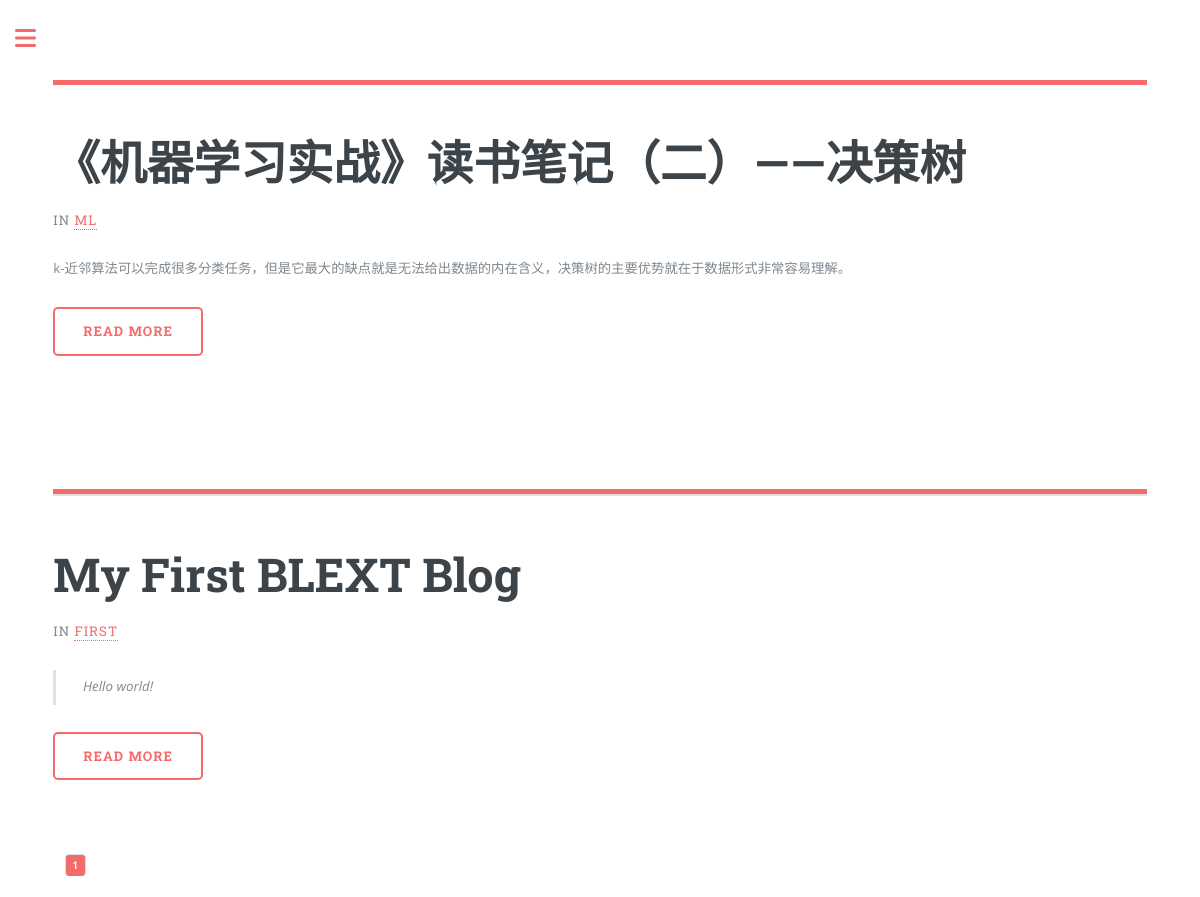
The app's page /user/seagullbird with its own data.
### app/models.py (models this page shows, shortened)
class Blog(db.Model):
    __tablename__ = 'blogs'
    id = db.Column(db.Integer, primary_key=True)
    title = db.Column(db.String(128))
    summary_text = db.Column(db.Text)
    summary = db.Column(db.Text)
    category_id = db.Column(db.Integer, db.ForeignKey('categories.id'))
    tags = db.relationship('Tag', secondary=blog_tag,
                           backref=db.backref('blogs', lazy='dynamic'))
    body = db.Column(db.Text)
    html = db.Column(db.Text)
    timestamp = db.Column(db.DateTime, index=True, default=datetime.utcnow)
    author_id = db.Column(db.Integer, db.ForeignKey('users.id'))
    draft = db.Column(db.Boolean, default=False)

class Category(db.Model):
    __tablename__ = 'categories'
    id = db.Column(db.Integer, primary_key=True)
    name = db.Column(db.String(20))
    blogs = db.relationship('Blog', backref='category', lazy='dynamic')
    author_id = db.Column(db.Integer, db.ForeignKey('users.id'))

### app/user/views.py (the view)
@user.route('/<username>')
def index(username):
    host_user = User.query.filter_by(username=username).first()
    page = request.args.get('page', 1, type=int)
    pagination = Blog.query.filter_by(author_id=host_user.id, draft=False).order_by(Blog.timestamp.desc()).paginate(
        page, per_page=current_app.config['BLEXT_BLOGS_PER_PAGE'], error_out=False)
    blogs = pagination.items
    return render_template('user/index.html', blogs=blogs, pagination=pagination, host_user=host_user)

### app/auth/views.py (called while the page is built)
@auth.before_app_request
def before_request():
    if current_user.is_authenticated \
            and not current_user.confirmed \
            and request.endpoint[:5] != 'auth.' \
            and request.endpoint != 'static':
        return redirect(url_for('auth.unconfirmed'))

### app/main/views.py (called while the page is built)
@main.after_app_request
def after_request(response):
    for query in get_debug_queries():
        if query.duration >= current_app.config['BLEXT_SLOW_DB_QUERY_TIME']:
            current_app.logger.warning(
                'Slow query: %s\nParameters: %s\nDuration: %fs\nContext: %s\n'
                % (query.statement, query.parameters, query.duration,
                   query.context))
    return response

### app/templates/user/index.html (shortened to what this page needs)
{% extends "user/base.html" %}
{% import "user/_macros.html" as macros %}
{% block page_content %}
<div id="main">
    <div class="inner">
        {% if blogs %}
        	{% for blog in blogs %}
	        <header id="header">
	        </header>
	        <section id="banner">
	            <div class="content">
	                <header>
	                    <h1>{{ blog.title }}</h1>
	                    <p>
							In <a href="{{ url_for('user.category', username=host_user.username, category_name=blog.category.name) }}">{{ blog.category.name }}</a>
	                    </p>
	                </header>
	                <p>
						{{ blog.summary | safe }}
	                </p>
	                <ul class="actions">
	                    <li><a href="{{ url_for('user.blog_page', username=host_user.username, blog_id=blog.id) }}" class="button big">Read More</a></li>
	                </ul>
	            </div>
	        </section>
        	{% endfor %}
        	{% if blogs and pagination %}
        	<ul class="pagination">
	        	{{ macros.pagination_widget(pagination, '.index', host_user) }}
	        </ul>
        	{% endif %}
        {% endif %}
    </div>
</div>
{% endblock %}

### app/templates/user/base.html (shortened to what this page needs)
{% extends "bootstrap/base.html" %}
{% import "bootstrap/wtf.html" as wtf %}
{% block head %}
{{ super() }}
<link rel="stylesheet" href="{{ url_for('static', filename='css/editorial/main.css') }}" />
{% endblock %}
{% block content %}
<div id="wrapper">
    {% block page_content %}{% endblock %}
</div>
{% endblock %}

### app/templates/user/_macros.html (shortened to what this page needs)
{% macro pagination_widget(pagination, endpoint, host_user) %}
{% for p in pagination.iter_pages() %}
    {% if p %}
        {% if p == pagination.page %}
            <li><a href="{{ url_for(endpoint, page = p, username=host_user.username, **kwargs) }}" class="page active">{{ p }}</a></li>
        {% else %}
            <li><a href="{{ url_for(endpoint, page = p, username=host_user.username, **kwargs) }}" class="page">{{ p }}</a></li>
        {% endif %}
    {% else %}
        <span>&hellip;</span>
    {% endif %}
{% endfor %}
{% endmacro %}

### records on screen
Blog: title "《机器学习实战》读书笔记（二）——决策树", category.name "ML", summary "k-近邻算法可以完成很多分类任务，但是它最大的缺点就是无法给出数据的内在含义，决策树的主要优势就在于数据形式非常容易理解。"
Blog: title "My First BLEXT Blog", category.name "FIRST", summary "Hello world!"

### other values on screen
{{ p }} "1"
